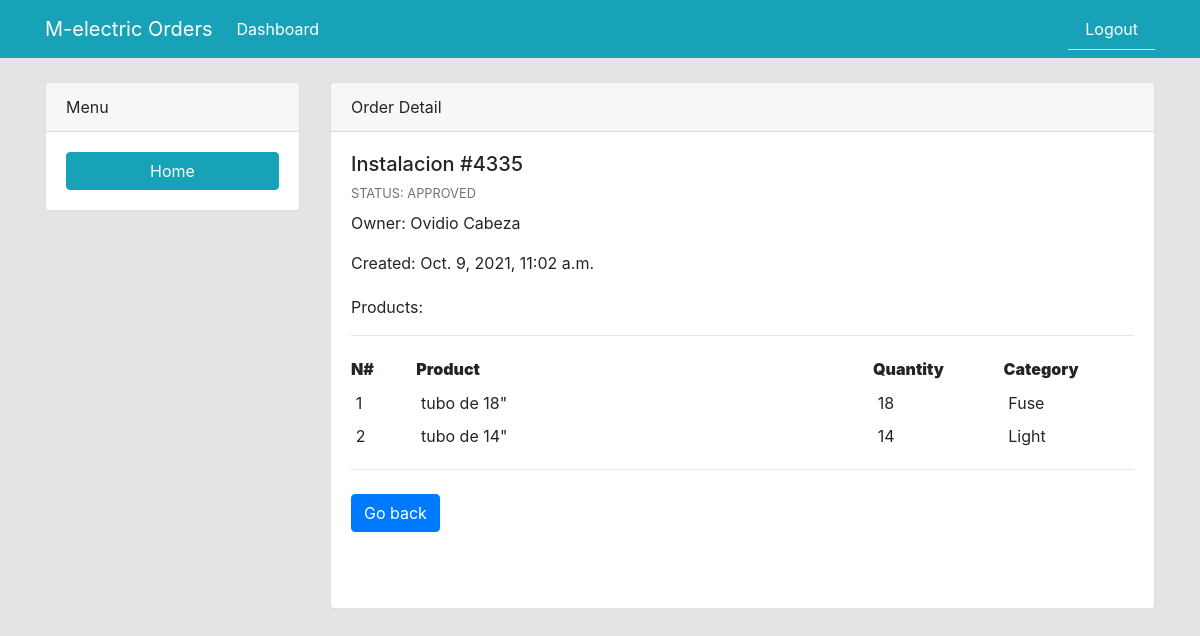
/order-detail/45 (signed in), run on the app's committed database.
### dashboard/models.py (models this page shows, shortened)
class Order(models.Model):
	description = models.CharField('Order Description', max_length=100)
	status = models.CharField('Status', max_length=50, choices=STATUS)
	po = models.ForeignKey(Po, blank=True, null=True, on_delete=models.CASCADE)
	user = models.ForeignKey(User, blank=True, null=True, on_delete=models.CASCADE)
	products = models.ManyToManyField(Product, blank=True, through='ThroughModel')
	created = models.DateTimeField(auto_now_add=True)
	approval_date = models.DateTimeField('Approval Date', blank=True, null=True)

class ThroughModel(models.Model):
	product = models.ForeignKey(Product, on_delete=models.CASCADE)
	order = models.ForeignKey(Order, on_delete=models.CASCADE)
	quantity = models.PositiveIntegerField(null=True, default=0)

class Product(models.Model):
	product_name = models.CharField('Product Name', max_length=100)
	category = models.ForeignKey(Category, blank=True, null=True, on_delete=models.CASCADE)
	def __str__(self):
		return self.product_name

class Category(models.Model):
	category_name = models.CharField('Category', max_length=50)
	def __str__(self):
		return self.category_name

### dashboard/views.py (the view)
# urls.py: path('order-detail/<int:id>', views.order_detail, name='order-detail'),
@login_required
def order_detail(request, id):
    order = Order.objects.get(pk=id)
    products = ThroughModel.objects.filter(order=order.id)
    context = {
        'order': order,
        'products': products,
    }
    return render(request, "dashboard/order_detail.html", context)

### templates/dashboard/order_detail.html (shortened to what this page needs)
{% extends 'partials/base.html' %}
{% load crispy_forms_tags %}
{% block content %}
<div class="container">
    <div class="row mt-4">
        <div class="col-md-3">
            <div class="card">
                <div class="card-header">
                    Menu
                </div>
                <div class="card-body">
                    <a class="btn btn-info btn-block" href="{% url 'index' %}">Home</a>
                </div>
            </div>
        </div>
        <div class="col-md-9">
            <div class="card">
                <div class="card-header">
                    Order Detail
                </div>
                <div class="card-body">
                    <section class="mb-5">
                        <div class="row">
                            <div class="col-md-12">
                                <h5>{{order.description}}</h5>
                                <p class="mb-2 text-muted text-uppercase small">Status: {{order.status}}</p>
                                <p><span class="mr-1">Owner: {{order.user.first_name}} {{order.user.last_name}} </span></p>
                                <p><span class="mr-1">Created: {{order.created}} </span></p>
                                <p class="pt-1">Products:</p>
                                <hr>
                                    <div class="table-responsive">
                                        <table class="table table-sm table-borderless mb-0">
                                            <tbody>
                                                <tr>
                                                    <th class="pl-0 col-1" scope="row"><strong>N#</strong></th>
                                                    <th class="pl-0 col-7" scope="row"><strong>Product</strong></th>
                                                    <th class="pl-0 col-2" scope="row"><strong>Quantity</strong></th>
                                                    <th class="pl-0 col-2" scope="row"><strong>Category</strong></th>
                                                </tr>
                                                {% for product in products %}
                                                <tr>
                                                    <td>{{forloop.counter}}</td>
                                                    <td>{{ product.product }}</td>
                                                    <td>{{ product.quantity }}</td>
                                                    <td>{{ product.product.category }}</td>
                                                </tr>
                                                {% endfor %}
                                            </tbody>
                                        </table>
                                    </div>
                                    <hr>
                                    <a href="{% url 'index' %}" type="button" class="btn btn-primary btn-md mr-1 mb-2">Go back</a>
                                    </div>
                                </div>
                            </section>
                        </div>
                    </div>
                </div>
            </div>
        </div>
        {% endblock %}

### static/style.css (style rules this page uses)
body { background: rgb(230, 227, 227); }

### data on the page
Order: description "Instalacion #4335", status "APPROVED", user.first_name "Ovidio", user.last_name "Cabeza", created "Oct. 9, 2021, 11:02 a.m."
ThroughModel: product "tubo de 18\"", quantity "18", product.category "Fuse"
ThroughModel: product "tubo de 14\"", quantity "14", product.category "Light"
